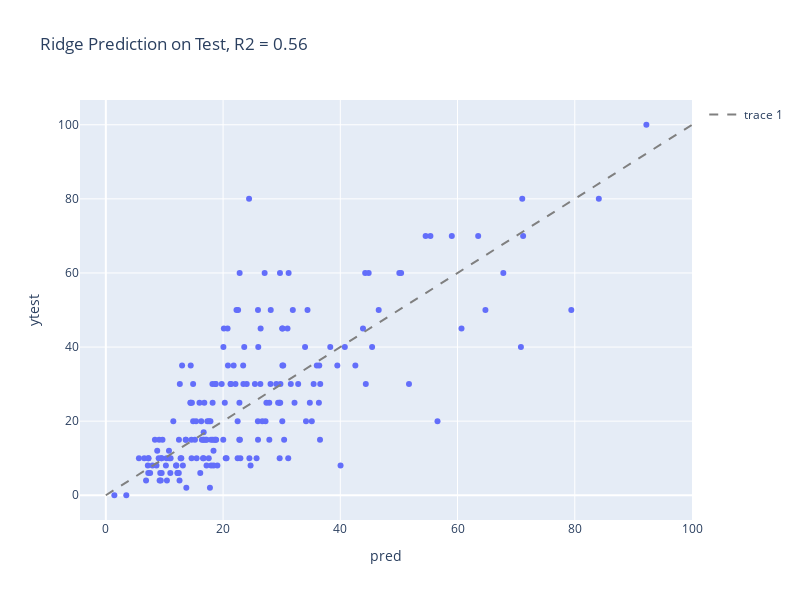

Notebook code cell kept with this figure:
### Code cell
results_df = pd.DataFrame({
    'pred' : pred,
    'ytest' : ytest,
    'fname' : ftest,
    'residual' : ytest - pred
})

fig = px.scatter(results_df, x = 'pred', y = 'ytest', hover_data = 'fname', width=WIDTH, height=HEIGTH, title='Ridge Prediction on Test, R2 = 0.56')
fig.add_scatter(x = [0,100], y = [0, 100], mode = 'lines', line = dict(color = 'grey', dash = 'dash'))

### Figure 1 — Plotly figure (JSON) as saved in the notebook; plotly's stock layout.template omitted (floating-point values rounded to 4 significant figures; data arrays with more than 128 entries replaced by an {"elided": "..."} marker saying what was removed)
{"data": [{"customdata": {"elided": "192x1 str values"}, "hovertemplate": "pred=%{x}<br>ytest=%{y}<br>fname=%{customdata[0]}<extra></extra>", "legendgroup": "", "marker": {"color": "#636efa", "symbol": "circle"}, "mode": "markers", "name": "", "orientation": "v", "showlegend": false, "type": "scatter", "x": {"elided": "192 float values"}, "xaxis": "x", "y": {"elided": "192 int values"}, "yaxis": "y"}, {"line": {"color": "grey", "dash": "dash"}, "mode": "lines", "type": "scatter", "x": [0, 100], "y": [0, 100]}], "layout": {"height": 600, "legend": {"tracegroupgap": 0}, "title": {"text": "Ridge Prediction on Test, R2 = 0.56"}, "width": 800, "xaxis": {"anchor": "y", "domain": [0, 1], "title": {"text": "pred"}}, "yaxis": {"anchor": "x", "domain": [0, 1], "title": {"text": "ytest"}}}}
